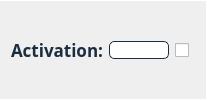
                                <widget class="QFrame" name="frame_lda_nr_topics_10">
                                 <property name="styleSheet">
                                  <string notr="true">border-bottom: 0.5px solid #FFFFFF;
border-right: 0.5px solid #FFFFFF;
border-top: 0.5px solid #FFFFFF;
</string>
                                 </property>
                                 <property name="frameShape">
                                  <enum>QFrame::NoFrame</enum>
                                 </property>
                                 <property name="frameShadow">
                                  <enum>QFrame::Plain</enum>
                                 </property>
                                 <layout class="QHBoxLayout" name="horizontalLayout_112">
                                  <item>
                                   <widget class="QLabel" name="label_lda_nr_topics_10">
                                    <property name="sizePolicy">
                                     <sizepolicy hsizetype="Minimum" vsizetype="Preferred">
                                      <horstretch>0</horstretch>
                                      <verstretch>0</verstretch>
                                     </sizepolicy>
                                    </property>
                                    <property name="maximumSize">
                                     <size>
                                      <width>16777215</width>
                                      <height>16777215</height>
                                     </size>
                                    </property>
                                    <property name="font">
                                     <font>
                                      <family>Avenir</family>
                                      <pointsize>13</pointsize>
                                      <weight>75</weight>
                                      <italic>false</italic>
                                      <bold>true</bold>
                                     </font>
                                    </property>
                                    <property name="toolTip">
                                     <string>&lt;html&gt;&lt;head/&gt;&lt;body&gt;&lt;p&gt;&lt;span style=&quot; font-weight:400;&quot;&gt;The weight of each word in the vocabulary.&lt;/span&gt;&lt;/p&gt;&lt;/body&gt;&lt;/html&gt;</string>
                                    </property>
                                    <property name="styleSheet">
                                     <string notr="true">font: 87 13pt &quot;Avenir&quot;;
color:#1A2E40;
font-weight: bold;
border:None;</string>
                                    </property>
                                    <property name="text">
                                     <string>Activation:</string>
                                    </property>
                                   </widget>
                                  </item>
                                  <item>
                                   <widget class="QLineEdit" name="lineEdit_lda_nr_topics_10">
                                    <property name="sizePolicy">
                                     <sizepolicy hsizetype="Minimum" vsizetype="Fixed">
                                      <horstretch>0</horstretch>
                                      <verstretch>0</verstretch>
                                     </sizepolicy>
                                    </property>
                                    <property name="minimumSize">
                                     <size>
                                      <width>0</width>
                                      <height>0</height>
                                     </size>
                                    </property>
                                    <property name="maximumSize">
                                     <size>
                                      <width>60</width>
                                      <height>16777215</height>
                                     </size>
                                    </property>
                                    <property name="styleSheet">
                                     <string notr="true">QLineEdit {	
	background-color: #FFFFFF;
	font: 87 italic 12pt &quot;Avenir&quot;;
	border-radius: 5px;
	border: 1px solid #1A2E40;
	color:black;
}</string>
                                    </property>
                                   </widget>
                                  </item>
                                  <item>
                                   <widget class="QCheckBox" name="checkBox_lda_nr_topics_10">
                                    <property name="sizePolicy">
                                     <sizepolicy hsizetype="Fixed" vsizetype="Fixed">
                                      <horstretch>0</horstretch>
                                      <verstretch>0</verstretch>
                                     </sizepolicy>
                                    </property>
                                    <property name="styleSheet">
                                     <string notr="true">border:0px;</string>
                                    </property>
                                    <property name="text">
                                     <string/>
                                    </property>
                                   </widget>
                                  </item>
                                 </layout>
                                </widget>
